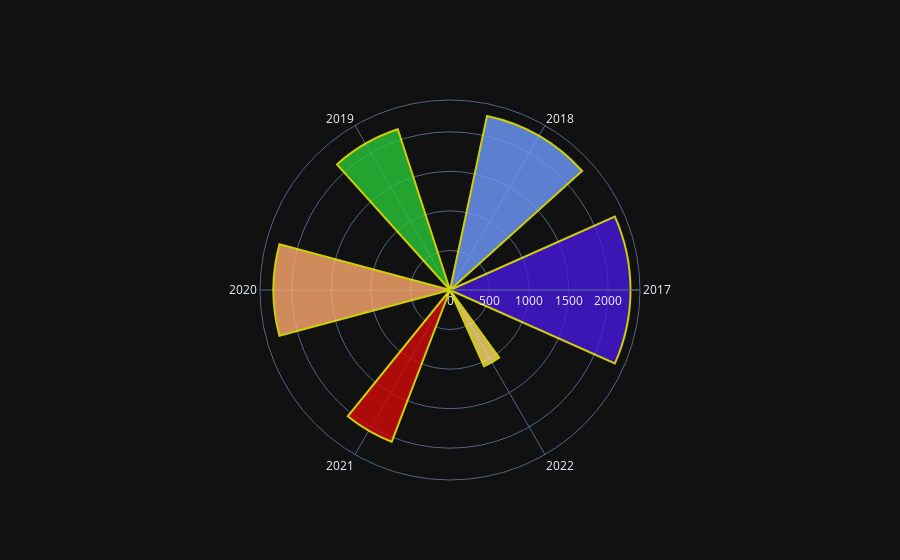

Source (notebook cell):
### Markdown cell above
## Tốc độ gió trung bình hằng năm có thay đổi nhiều hay không ?

### Code cell
fig = go.Figure(go.Barpolar(
    r=yearly.awnd,
    theta=list(map(lambda x: str(x), yearly.index.year.values)),
    width=[0.8, 0.6, 0.4, 0.5, 0.3, 0.2],
    marker_color=["#4618DF", '#709BFF', '#2AC93A', '#FFAA70', '#D50909', '#FFDF70'],
    marker_line_color="yellow",
    marker_line_width=2,
    opacity=0.8
))

fig.update_layout(
    
)
fig.show()

### Figure 1 — Plotly figure (JSON) as saved in the notebook; plotly's stock layout.template omitted (floating-point values rounded to 4 significant figures)
{"data": [{"marker": {"color": ["#4618DF", "#709BFF", "#2AC93A", "#FFAA70", "#D50909", "#FFDF70"], "line": {"color": "yellow", "width": 2}}, "opacity": 0.8, "r": [2282.0, 2248.0, 2137.0, 2233.0, 2055.0, 1056.0], "theta": ["2017", "2018", "2019", "2020", "2021", "2022"], "type": "barpolar", "width": [0.8, 0.6, 0.4, 0.5, 0.3, 0.2]}], "layout": {"autosize": true, "polar": {"angularaxis": {"type": "category"}, "radialaxis": {"autorange": true, "range": [0, 2403.0], "type": "linear"}}}}
